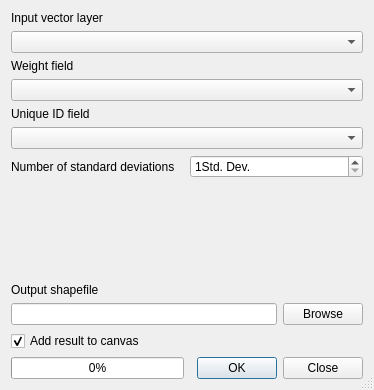
<?xml version="1.0" encoding="UTF-8"?>
<ui version="4.0">
 <class>Dialog</class>
 <widget class="QDialog" name="Dialog">
  <property name="windowModality">
   <enum>Qt::NonModal</enum>
  </property>
  <property name="geometry">
   <rect>
    <x>0</x>
    <y>0</y>
    <width>374</width>
    <height>390</height>
   </rect>
  </property>
  <property name="windowTitle">
   <string>Generate Centroids</string>
  </property>
  <property name="sizeGripEnabled">
   <bool>true</bool>
  </property>
  <layout class="QGridLayout" name="gridLayout">
   <item row="0" column="0">
    <layout class="QVBoxLayout">
     <item>
      <widget class="QLabel" name="label_3">
       <property name="text">
        <string>Input vector layer</string>
       </property>
      </widget>
     </item>
     <item>
      <widget class="QComboBox" name="inShape"/>
     </item>
    </layout>
   </item>
   <item row="1" column="0">
    <layout class="QVBoxLayout">
     <item>
      <widget class="QLabel" name="label_weight">
       <property name="text">
        <string>Weight field</string>
       </property>
      </widget>
     </item>
     <item>
      <widget class="QComboBox" name="weightField"/>
     </item>
    </layout>
   </item>
   <item row="2" column="0">
    <layout class="QVBoxLayout">
     <item>
      <widget class="QLabel" name="label_unique">
       <property name="text">
        <string>Unique ID field</string>
       </property>
      </widget>
     </item>
     <item>
      <widget class="QComboBox" name="uniqueField"/>
     </item>
    </layout>
   </item>
   <item row="3" column="0">
    <layout class="QHBoxLayout">
     <item>
      <widget class="QLabel" name="label_size">
       <property name="text">
        <string>Number of standard deviations</string>
       </property>
      </widget>
     </item>
     <item>
      <widget class="QSpinBox" name="sizeValue">
       <property name="suffix">
        <string>Std. Dev.</string>
       </property>
       <property name="minimum">
        <number>1</number>
       </property>
       <property name="maximum">
        <number>3</number>
       </property>
      </widget>
     </item>
    </layout>
   </item>
   <item row="4" column="0">
    <spacer name="verticalSpacer">
     <property name="orientation">
      <enum>Qt::Vertical</enum>
     </property>
     <property name="sizeHint" stdset="0">
      <size>
       <width>20</width>
       <height>40</height>
      </size>
     </property>
    </spacer>
   </item>
   <item row="5" column="0">
    <layout class="QVBoxLayout">
     <item>
      <widget class="QLabel" name="label_2">
       <property name="text">
        <string>Output shapefile</string>
       </property>
      </widget>
     </item>
     <item>
      <layout class="QHBoxLayout">
       <item>
        <widget class="QLineEdit" name="outShape">
         <property name="readOnly">
          <bool>true</bool>
         </property>
        </widget>
       </item>
       <item>
        <widget class="QPushButton" name="toolOut">
         <property name="text">
          <string>Browse</string>
         </property>
        </widget>
       </item>
      </layout>
     </item>
    </layout>
   </item>
   <item row="6" column="0">
    <widget class="QCheckBox" name="addToCanvasCheck">
     <property name="text">
      <string>Add result to canvas</string>
     </property>
     <property name="checked">
      <bool>true</bool>
     </property>
    </widget>
   </item>
   <item row="7" column="0">
    <layout class="QHBoxLayout" name="horizontalLayout">
     <item>
      <widget class="QProgressBar" name="progressBar">
       <property name="value">
        <number>0</number>
       </property>
       <property name="alignment">
        <set>Qt::AlignCenter</set>
       </property>
       <property name="textVisible">
        <bool>true</bool>
       </property>
      </widget>
     </item>
     <item>
      <widget class="QDialogButtonBox" name="buttonBox_2">
       <property name="orientation">
        <enum>Qt::Horizontal</enum>
       </property>
       <property name="standardButtons">
        <set>QDialogButtonBox::Close|QDialogButtonBox::Ok</set>
       </property>
      </widget>
     </item>
    </layout>
   </item>
  </layout>
 </widget>
 <resources/>
 <connections>
  <connection>
   <sender>buttonBox_2</sender>
   <signal>accepted()</signal>
   <receiver>Dialog</receiver>
   <slot>accept()</slot>
   <hints>
    <hint type="sourcelabel">
     <x>124</x>
     <y>355</y>
    </hint>
    <hint type="destinationlabel">
     <x>215</x>
     <y>290</y>
    </hint>
   </hints>
  </connection>
  <connection>
   <sender>buttonBox_2</sender>
   <signal>rejected()</signal>
   <receiver>Dialog</receiver>
   <slot>close()</slot>
   <hints>
    <hint type="sourcelabel">
     <x>50</x>
     <y>350</y>
    </hint>
    <hint type="destinationlabel">
     <x>132</x>
     <y>239</y>
    </hint>
   </hints>
  </connection>
 </connections>
</ui>
